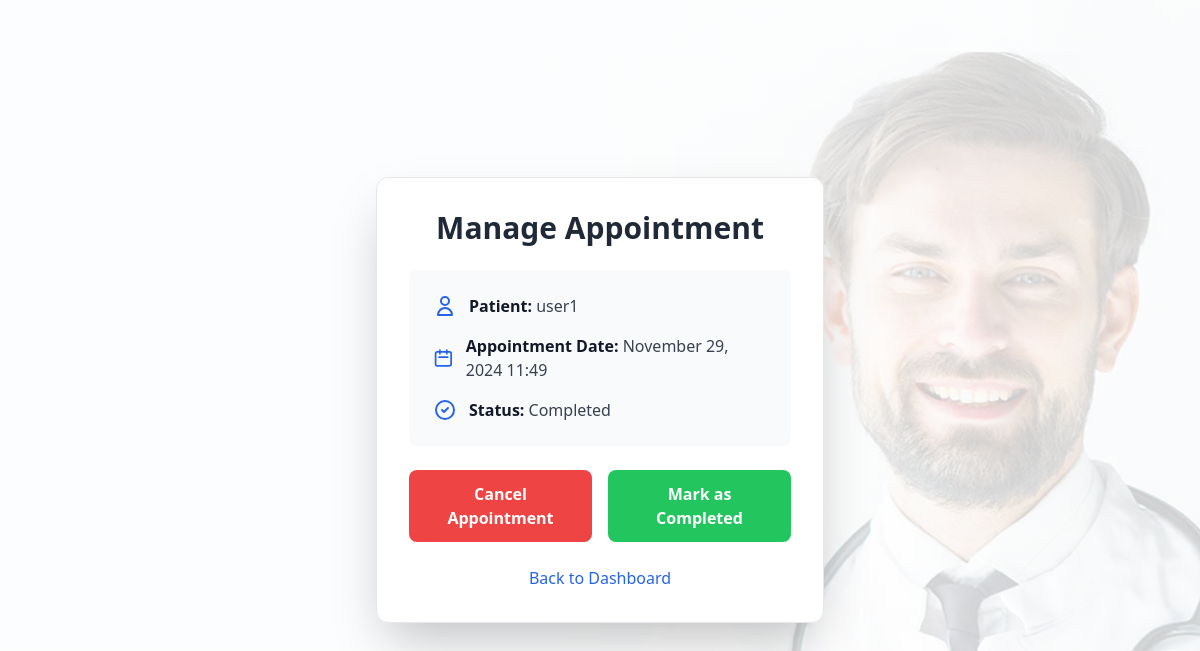
Page /appointment/manage/4/ (signed in) on the committed database.
### patient/models.py (models this page shows, shortened)
class Appointment(models.Model):
    patient = models.ForeignKey(Patient, on_delete=models.CASCADE)
    doctor = models.ForeignKey(Doctor, on_delete=models.SET_NULL, null=True, blank=True)
    appointment_date = models.DateTimeField()
    preferred_time = models.TimeField(null=True, blank=True)
    status = models.CharField(max_length=50, choices=[
        ('SCHEDULED', 'Scheduled'),
        ('CANCELLED', 'Cancelled'),
        ('COMPLETED', 'Completed')
    ], default='SCHEDULED')

class Patient(models.Model):
    user = models.OneToOneField(User, on_delete=models.CASCADE)
    first_name = models.CharField(max_length=100)
    last_name = models.CharField(max_length=100)
    date_of_birth = models.DateField()
    phone_number = models.CharField(max_length=15)
    email = models.EmailField(unique=True)
    medical_history = models.TextField(blank=True, help_text='Previous medical conditions and treatments')
    medications = models.TextField(blank=True, help_text='Current medications')
    allergies = models.TextField(blank=True, help_text='Known allergies')

### doctor/views.py (the view, shortened to what this page needs)
# urls.py: path('appointment/manage/<int:appointment_id>/', views.manage_appointment, name='manage_appointment'),
@login_required
def manage_appointment(request, appointment_id):
    appointment = get_object_or_404(Appointment, id=appointment_id, doctor=request.user.doctor)
    return render(request, 'doctor/manage_appointment.html', {'appointment': appointment})

### templates/doctor/manage_appointment.html (shortened to what this page needs)
<!DOCTYPE html>
<html lang="en">
<head>
    <script src="https://cdn.tailwindcss.com"></script>
</head>
<body class="min-h-screen flex items-center justify-center bg-gray-100 font-sans">
    <div class="w-full max-w-md p-8 space-y-6 bg-white shadow-2xl rounded-xl border border-gray-200">
        <h1 class="text-3xl font-bold text-center text-gray-800 mb-6">Manage Appointment</h1>
        <div class="space-y-4 bg-gray-50 p-6 rounded-lg">
            <div class="flex items-center">
                <svg class="w-6 h-6 text-blue-600 mr-3" fill="none" stroke="currentColor" viewBox="0 0 24 24" xmlns="http://www.w3.org/2000/svg">
                    <path stroke-linecap="round" stroke-linejoin="round" stroke-width="2" d="M16 7a4 4 0 11-8 0 4 4 0 018 0zM12 14a7 7 0 00-7 7h14a7 7 0 00-7-7z"></path>
                </svg>
                <p class="text-gray-700">
                    <strong class="text-gray-900">Patient:</strong> {{ appointment.patient.user.username }}
                </p>
            </div>
            <div class="flex items-center">
                <svg class="w-6 h-6 text-blue-600 mr-3" fill="none" stroke="currentColor" viewBox="0 0 24 24" xmlns="http://www.w3.org/2000/svg">
                    <path stroke-linecap="round" stroke-linejoin="round" stroke-width="2" d="M8 7V3m8 4V3m-9 8h10M5 21h14a2 2 0 002-2V7a2 2 0 00-2-2H5a2 2 0 00-2 2v12a2 2 0 002 2z"></path>
                </svg>
                <p class="text-gray-700">
                    <strong class="text-gray-900">Appointment Date:</strong> {{ appointment.appointment_date|date:"F d, Y H:i" }}
                </p>
            </div>
            <div class="flex items-center">
                <svg class="w-6 h-6 text-blue-600 mr-3" fill="none" stroke="currentColor" viewBox="0 0 24 24" xmlns="http://www.w3.org/2000/svg">
                    <path stroke-linecap="round" stroke-linejoin="round" stroke-width="2" d="M9 12l2 2 4-4m6 2a9 9 0 11-18 0 9 9 0 0118 0z"></path>
                </svg>
                <p class="text-gray-700">
                    <strong class="text-gray-900">Status:</strong> {{ appointment.get_status_display }}
                </p>
            </div>
        </div>
        <form method="POST" class="space-y-4">
            <div class="flex justify-between space-x-4">
                <button type="submit" name="action" value="cancel" class="flex-1 bg-red-500 hover:bg-red-600 text-white font-bold py-3 px-4 rounded-lg transition duration-300 ease-in-out transform hover:-translate-y-1 hover:scale-105 focus:outline-none focus:ring-2 focus:ring-red-500 focus:ring-opacity-50">
                    Cancel Appointment
                </button>
                <button type="submit" name="action" value="complete" class="flex-1 bg-green-500 hover:bg-green-600 text-white font-bold py-3 px-4 rounded-lg transition duration-300 ease-in-out transform hover:-translate-y-1 hover:scale-105 focus:outline-none focus:ring-2 focus:ring-green-500 focus:ring-opacity-50">
                    Mark as Completed
                </button>
            </div>
        </form>
        <div class="text-center">
            <a href="{% url 'doctor_dashboard' %}" class="text-blue-600 hover:text-blue-800 hover:underline transition duration-300 ease-in-out">
                Back to Dashboard
            </a>
        </div>
    </div>
</body>
</html>

### templates/doctor/manage_appointment.html (style rules this page uses)
body { background-image: linear-gradient(rgba(255,255,255,0.8), rgba(255,255,255,0.8)), url('/static/doctor/slider3.jpg'); background-size: cover; background-position: center; background-attachment: fixed; }

### rows in the picture
Appointment: patient.user.username "user1", appointment_date "November 29, 2024 11:49", status "Completed"
